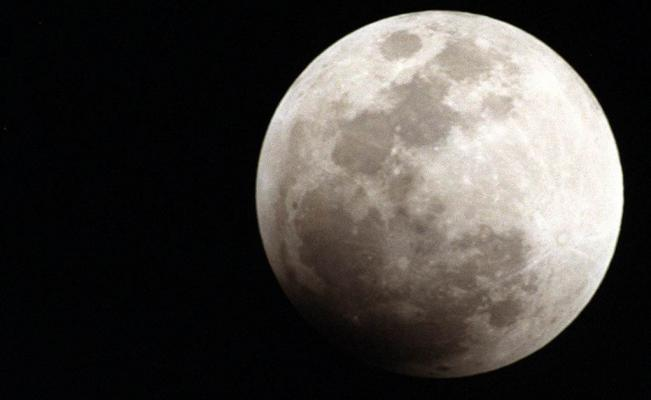
//> input picture OpenCV Edex/OperacionesLogicas/OperacionesLogicas/luna.jpg, 651 x 400 px
$ ./operacioneslogicas   (built with g++ and OpenCV 4)
//> lines starting //> are read from the running program, lines starting //| are printed output that depends on the picture
#include <opencv2/highgui/highgui.hpp>
#include <opencv2/imgproc/imgproc.hpp>
#include <cstdio>
#include <opencv2/opencv.hpp>

using namespace cv;
using namespace std;

int main(){

	// [7 lines of commented-out code are left out]

	char img_1[] = "luna.jpg";
	char img_2[] = "espacio.jpg";
	Mat img1, img2, res;

	img1 = cv::imread(img_1);
//> img1 is the input picture: 400 rows x 651 cols, CV_8UC3; mean B, G, R 62, 65.3, 69
	img2 = cv::imread(img_2);
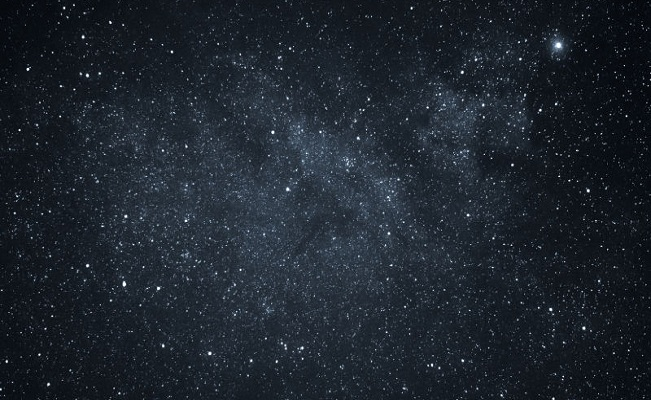
//> input picture OpenCV Edex/OperacionesLogicas/OperacionesLogicas/espacio.jpg, 651 x 400 px
//> img2 is the input picture: 400 rows x 651 cols, CV_8UC3; mean B, G, R 45.6, 36.9, 29.5

	if (!img1.data || !img2.data){
		cout << "Error al cargar alguna imagen" << endl;
		waitKey(0);

	}

	//bitwise_and(img1, img2, res);
	//bitwise_or(img1, img2, res);
	//bitwise_xor(img1, img2, res);
	bitwise_not(img2, res);
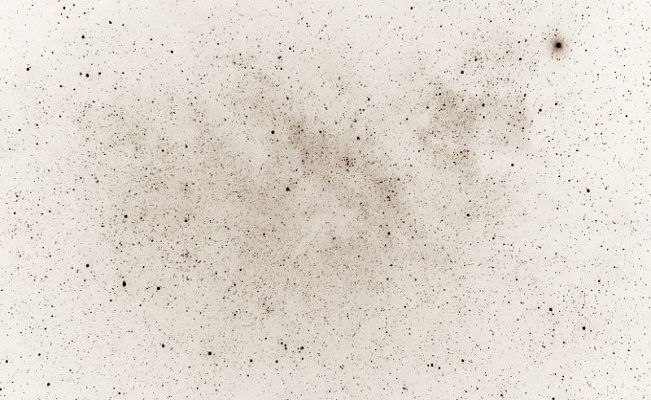
//> res: 400 rows x 651 cols, CV_8UC3; mean B, G, R 209.4, 218.1, 225.5
	namedWindow("resultado", CV_WINDOW_AUTOSIZE);
	imshow("resultado", res);
	waitKey(0);


	return 0;
}
